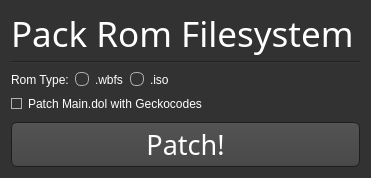
<?xml version="1.0" encoding="UTF-8"?>
<ui version="4.0">
 <class>Packrom</class>
 <widget class="QDialog" name="Packrom">
  <property name="windowModality">
   <enum>Qt::ApplicationModal</enum>
  </property>
  <property name="geometry">
   <rect>
    <x>0</x>
    <y>0</y>
    <width>371</width>
    <height>178</height>
   </rect>
  </property>
  <property name="windowTitle">
   <string>Pack Rom Filesystem</string>
  </property>
  <property name="styleSheet">
   <string notr="true">QToolTip
{
     border: 1px solid black;
     background-color: #ffa02f;
     padding: 1px;
     border-radius: 3px;
     opacity: 100;
}

QWidget
{
    color: white;
    background-color: #323232;
}

QWidget:item:hover
{
    background-color: QLinearGradient( x1: 0, y1: 0, x2: 0, y2: 1, stop: 0 #ffa02f, stop: 1 #ca0619);
    color: #000000;
}

QWidget:item:selected
{
    background-color: QLinearGradient( x1: 0, y1: 0, x2: 0, y2: 1, stop: 0 #ffa02f, stop: 1 #d7801a);
}

QMenuBar
{
	background: #242424;
}

QMenuBar::item
{
    background: transparent;
}

QMenuBar::item:selected
{
    background: transparent;
    border: 1px solid #ffaa00;
}

QMenuBar::item:pressed
{
    background: #444;
    border: 1px solid #000;
    background-color: QLinearGradient(
        x1:0, y1:0,
        x2:0, y2:1,
        stop:1 #212121,
        stop:0.4 #343434/*,
        stop:0.2 #343434,
        stop:0.1 #ffaa00*/
    );
    margin-bottom:-1px;
    padding-bottom:1px;
}

QMenu
{
    border: 1px solid #000;
}

QMenu::item
{
    padding: 2px 20px 2px 20px;
}

QMenu::item:selected
{
    color: #000000;
}

QWidget:disabled
{
    color: #404040;
    background-color: #323232;
}

QLineEdit
{
    background-color: QLinearGradient( x1: 0, y1: 0, x2: 0, y2: 1, stop: 0 #4d4d4d, stop: 0 #646464, stop: 1 #5d5d5d);
    padding: 1px;
    border-style: solid;
    border: 1px solid #1e1e1e;
    border-radius: 5;
}

QSpinBox
{
    background-color: QLinearGradient( x1: 0, y1: 0, x2: 0, y2: 1, stop: 0 #4d4d4d, stop: 0 #646464, stop: 1 #5d5d5d);
    padding: 1px;
    border-style: solid;
    border: 1px solid #1e1e1e;
    border-radius: 5;
}

QPushButton
{
    color: white;
    background-color: QLinearGradient( x1: 0, y1: 0, x2: 0, y2: 1, stop: 0 #565656, stop: 0.1 #525252, stop: 0.5 #4e4e4e, stop: 0.9 #4a4a4a, stop: 1 #464646);
    border-width: 1px;
    border-color: #1e1e1e;
    border-style: solid;
    border-radius: 6;
    padding: 3px;
    padding-left: 5px;
    padding-right: 5px;
}

QPushButton:pressed
{
    background-color: QLinearGradient( x1: 0, y1: 0, x2: 0, y2: 1, stop: 0 #2d2d2d, stop: 0.1 #2b2b2b, stop: 0.5 #292929, stop: 0.9 #282828, stop: 1 #252525);
}

QComboBox
{
    selection-background-color: #ffaa00;
    background-color: QLinearGradient( x1: 0, y1: 0, x2: 0, y2: 1, stop: 0 #565656, stop: 0.1 #525252, stop: 0.5 #4e4e4e, stop: 0.9 #4a4a4a, stop: 1 #464646);
    border-style: solid;
    border: 1px solid #1e1e1e;
    border-radius: 5;
	padding-left: 4px;
}

QComboBox:hover,QPushButton:hover
{
    border: 2px solid QLinearGradient( x1: 0, y1: 0, x2: 0, y2: 1, stop: 0 #ffa02f, stop: 1 #d7801a);
}


QComboBox:on
{
    background-color: QLinearGradient( x1: 0, y1: 0, x2: 0, y2: 1, stop: 0 #2d2d2d, stop: 0.1 #2b2b2b, stop: 0.5 #292929, stop: 0.9 #282828, stop: 1 #252525);
    selection-background-color: #ffaa00;
}

QComboBox QAbstractItemView
{
    border: 2px solid darkgray;
    selection-background-color: QLinearGradient( x1: 0, y1: 0, x2: 0, y2: 1, stop: 0 #ffa02f, stop: 1 #d7801a);
}

QComboBox::drop-down
{
     subcontrol-origin: padding;
     subcontrol-position: top right;
     width: 15px;

     border-left-width: 0px;
     border-left-color: darkgray;
     border-left-style: solid; /* just a single line */
     border-top-right-radius: 3px; /* same radius as the QComboBox */
     border-bottom-right-radius: 3px;
 }

QComboBox::down-arrow
{
     image: url(:images/images/down_arrow.png);
}

QGroupBox:focus
{
border: 2px solid QLinearGradient( x1: 0, y1: 0, x2: 0, y2: 1, stop: 0 #ffa02f, stop: 1 #d7801a);
}

QTextEdit:focus
{
    border: 2px solid QLinearGradient( x1: 0, y1: 0, x2: 0, y2: 1, stop: 0 #ffa02f, stop: 1 #d7801a);
}

QScrollBar:horizontal {
     border: 1px solid #222222;
     background: QLinearGradient( x1: 0, y1: 0, x2: 0, y2: 1, stop: 0.0 #121212, stop: 0.2 #282828, stop: 1 #484848);
     height: 7px;
     margin: 0px 16px 0 16px;
}

QScrollBar::handle:horizontal
{
      background: QLinearGradient( x1: 0, y1: 0, x2: 1, y2: 0, stop: 0 #ffa02f, stop: 0.5 #d7801a, stop: 1 #ffa02f);
      min-height: 20px;
      border-radius: 2px;
}

QScrollBar::add-line:horizontal {
      border: 1px solid #1b1b19;
      border-radius: 2px;
      background: QLinearGradient( x1: 0, y1: 0, x2: 1, y2: 0, stop: 0 #ffa02f, stop: 1 #d7801a);
      width: 14px;
      subcontrol-position: right;
      subcontrol-origin: margin;
}

QScrollBar::sub-line:horizontal {
      border: 1px solid #1b1b19;
      border-radius: 2px;
      background: QLinearGradient( x1: 0, y1: 0, x2: 1, y2: 0, stop: 0 #ffa02f, stop: 1 #d7801a);
      width: 14px;
     subcontrol-position: left;
     subcontrol-origin: margin;
}

QAbstractItemView
{
    background-color: #121212;
}

QScrollBar::right-arrow:horizontal, QScrollBar::left-arrow:horizontal
{
      border: 1px solid black;
      width: 1px;
      height: 1px;
      background: white;
}

QScrollBar::add-page:horizontal, QScrollBar::sub-page:horizontal
{
      background: none;
}

QScrollBar:vertical
{
      background: QLinearGradient( x1: 0, y1: 0, x2: 1, y2: 0, stop: 0.0 #121212, stop: 0.2 #282828, stop: 1 #484848);
      width: 7px;
      margin: 16px 0 16px 0;
      border: 1px solid #222222;
}

QScrollBar::handle:vertical
{
      background: QLinearGradient( x1: 0, y1: 0, x2: 0, y2: 1, stop: 0 #ffa02f, stop: 0.5 #d7801a, stop: 1 #ffa02f);
      min-height: 20px;
      border-radius: 2px;
}

QScrollBar::add-line:vertical
{
      border: 1px solid #1b1b19;
      border-radius: 2px;
      background: QLinearGradient( x1: 0, y1: 0, x2: 0, y2: 1, stop: 0 #ffa02f, stop: 1 #d7801a);
      height: 14px;
      subcontrol-position: bottom;
      subcontrol-origin: margin;
}

QScrollBar::sub-line:vertical
{
      border: 1px solid #1b1b19;
      border-radius: 2px;
      background: QLinearGradient( x1: 0, y1: 0, x2: 0, y2: 1, stop: 0 #d7801a, stop: 1 #ffa02f);
      height: 14px;
      subcontrol-position: top;
      subcontrol-origin: margin;
}

QScrollBar::up-arrow:vertical, QScrollBar::down-arrow:vertical
{
      border: 1px solid black;
      width: 1px;
      height: 1px;
      background: white;
}


QScrollBar::add-page:vertical, QScrollBar::sub-page:vertical
{
      background: none;
}

QTextEdit
{
    background-color: #242424;
	padding-left: 1px;
}

QPlainTextEdit
{
    background-color: #242424;
}

QHeaderView::section
{
    background-color: QLinearGradient(x1:0, y1:0, x2:0, y2:1, stop:0 #616161, stop: 0.5 #505050, stop: 0.6 #434343, stop:1 #656565);
    color: white;
    padding-left: 4px;
    border: 1px solid #6c6c6c;
}

QCheckBox:disabled
{
color: #414141;
}

QDockWidget::title
{
    text-align: center;
    spacing: 3px; /* spacing between items in the tool bar */
    background-color: QLinearGradient(x1:0, y1:0, x2:0, y2:1, stop:0 #323232, stop: 0.5 #242424, stop:1 #323232);
}

QDockWidget::close-button, QDockWidget::float-button
{
    text-align: center;
    spacing: 1px; /* spacing between items in the tool bar */
    background-color: QLinearGradient(x1:0, y1:0, x2:0, y2:1, stop:0 #323232, stop: 0.5 #242424, stop:1 #323232);
}

QDockWidget::close-button:hover, QDockWidget::float-button:hover
{
    background: #242424;
}

QDockWidget::close-button:pressed, QDockWidget::float-button:pressed
{
    padding: 1px -1px -1px 1px;
}

QMainWindow::separator
{
    background-color: QLinearGradient(x1:0, y1:0, x2:0, y2:1, stop:0 #161616, stop: 0.5 #151515, stop: 0.6 #212121, stop:1 #343434);
    color: white;
    padding-left: 4px;
    border: 1px solid #4c4c4c;
    spacing: 3px; /* spacing between items in the tool bar */
}

QMainWindow::separator:hover
{

    background-color: QLinearGradient(x1:0, y1:0, x2:0, y2:1, stop:0 #d7801a, stop:0.5 #b56c17 stop:1 #ffa02f);
    color: white;
    padding-left: 4px;
    border: 1px solid #6c6c6c;
    spacing: 3px; /* spacing between items in the tool bar */
}

QToolBar::handle
{
     spacing: 3px; /* spacing between items in the tool bar */
     background: url(:images/images/handle.png);
}

QMenu::separator
{
    height: 2px;
    background-color: QLinearGradient(x1:0, y1:0, x2:0, y2:1, stop:0 #161616, stop: 0.5 #151515, stop: 0.6 #212121, stop:1 #343434);
    color: white;
    padding-left: 4px;
    margin-left: 10px;
    margin-right: 5px;
}

QProgressBar
{
    border: 2px solid grey;
    border-radius: 5px;
    text-align: center;
}

QProgressBar::chunk
{
    background-color: #d7801a;
    width: 2.15px;
    margin: 0.5px;
}

QTabBar::tab {
    color: #b1b1b1;
    border: 1px solid #444;
    border-bottom-style: none;
    background-color: #323232;
    padding-left: 10px;
    padding-right: 10px;
    padding-top: 3px;
    padding-bottom: 2px;
    margin-right: -1px;
}

QTabWidget::pane {
    border: 1px solid #444;
    top: 1px;
}

QTabBar::tab:last
{
    margin-right: 0; /* the last selected tab has nothing to overlap with on the right */
    border-top-right-radius: 3px;
}

QTabBar::tab:first:!selected
{
 margin-left: 0px; /* the last selected tab has nothing to overlap with on the right */


    border-top-left-radius: 3px;
}

QTabBar::tab:!selected
{
    color: #b1b1b1;
    border-bottom-style: solid;
    margin-top: 3px;
    background-color: QLinearGradient(x1:0, y1:0, x2:0, y2:1, stop:1 #212121, stop:.4 #343434);
}

QTabBar::tab:selected
{
    border-top-left-radius: 3px;
    border-top-right-radius: 3px;
    margin-bottom: 0px;
}

QTabBar::tab:!selected:hover
{
    /*border-top: 2px solid #ffaa00;
    padding-bottom: 3px;*/
    border-top-left-radius: 3px;
    border-top-right-radius: 3px;
    background-color: QLinearGradient(x1:0, y1:0, x2:0, y2:1, stop:1 #212121, stop:0.4 #343434, stop:0.2 #343434, stop:0.1 #ffaa00);
}

QRadioButton::indicator:checked, QRadioButton::indicator:unchecked{
    color: #b1b1b1;
    background-color: #323232;
    border: 1px solid #b1b1b1;
    border-radius: 6px;
}

QRadioButton::indicator:checked
{
    background-color: qradialgradient(
        cx: 0.5, cy: 0.5,
        fx: 0.5, fy: 0.5,
        radius: 1.0,
        stop: 0.25 #ffaa00,
        stop: 0.3 #323232);
}

QRadioButton::indicator:checked:disabled
{
    background-color: qradialgradient(
        cx: 0.5, cy: 0.5,
        fx: 0.5, fy: 0.5,
        radius: 1.0,
        stop: 0.25 #323232,
        stop: 0.3 #323232);
}

QCheckBox::indicator{
    color: #b1b1b1;
    background-color: #323232;
    border: 1px solid #b1b1b1;
    width: 9px;
    height: 9px;
}

QRadioButton::indicator
{
    border-radius: 6px;
}

QRadioButton::indicator:hover, QCheckBox::indicator:hover
{
    border: 1px solid #ffaa00;
}

QCheckBox::indicator:checked
{
    image:url(:images/images/checkbox.png);
}

QCheckBox::indicator:disabled, QRadioButton::indicator:disabled
{
    border: 1px solid #444;
}</string>
  </property>
  <layout class="QVBoxLayout" name="verticalLayout">
   <item>
    <widget class="QLabel" name="Title">
     <property name="maximumSize">
      <size>
       <width>16777215</width>
       <height>44</height>
      </size>
     </property>
     <property name="font">
      <font>
       <family>Continuum Medium</family>
       <pointsize>26</pointsize>
      </font>
     </property>
     <property name="text">
      <string>Pack Rom Filesystem</string>
     </property>
    </widget>
   </item>
   <item>
    <widget class="Line" name="TitleLine">
     <property name="orientation">
      <enum>Qt::Horizontal</enum>
     </property>
    </widget>
   </item>
   <item>
    <layout class="QHBoxLayout" name="RomTypeLayout">
     <item>
      <widget class="QLabel" name="RomTypeLabel">
       <property name="text">
        <string>Rom Type:</string>
       </property>
      </widget>
     </item>
     <item>
      <widget class="QRadioButton" name="RomTypeWbfs">
       <property name="text">
        <string notr="true">.wbfs</string>
       </property>
       <property name="checked">
        <bool>true</bool>
       </property>
      </widget>
     </item>
     <item>
      <widget class="QRadioButton" name="RomTypeIso">
       <property name="text">
        <string notr="true">.iso</string>
       </property>
      </widget>
     </item>
     <item>
      <spacer name="RomTypeSpacer">
       <property name="orientation">
        <enum>Qt::Horizontal</enum>
       </property>
       <property name="sizeHint" stdset="0">
        <size>
         <width>40</width>
         <height>20</height>
        </size>
       </property>
      </spacer>
     </item>
    </layout>
   </item>
   <item>
    <widget class="QCheckBox" name="PatchMainDolCheckbox">
     <property name="text">
      <string>Patch Main.dol with Geckocodes</string>
     </property>
     <property name="checked">
      <bool>true</bool>
     </property>
    </widget>
   </item>
   <item>
    <spacer name="verticalSpacer">
     <property name="orientation">
      <enum>Qt::Vertical</enum>
     </property>
     <property name="sizeHint" stdset="0">
      <size>
       <width>20</width>
       <height>40</height>
      </size>
     </property>
    </spacer>
   </item>
   <item>
    <widget class="QPushButton" name="CreateRom">
     <property name="minimumSize">
      <size>
       <width>0</width>
       <height>45</height>
      </size>
     </property>
     <property name="font">
      <font>
       <family>Continuum Medium</family>
       <pointsize>20</pointsize>
      </font>
     </property>
     <property name="text">
      <string>Patch!</string>
     </property>
    </widget>
   </item>
  </layout>
 </widget>
 <resources>
  <include location="../res/resources.qrc"/>
 </resources>
 <connections/>
</ui>
